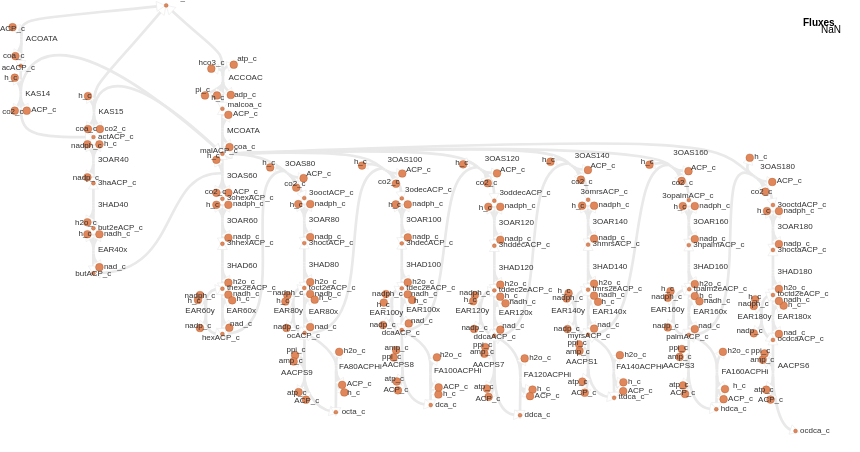

This figure's Vega-Lite source:
### Vega specification from a JSON file in a GitHub repository (floating-point values rounded to 4 significant figures; data arrays with more than 128 entries replaced by an {"elided": "..."} marker saying what was removed)
{"$schema": "https://vega.github.io/schema/vega/v5.json", "width": 860, "height": 452.5, "padding": 0, "autosize": "none", "signals": [{"name": "mapMaxX", "value": 800}, {"name": "mapMaxY", "value": 432.5}, {"name": "legendWidth", "value": 40}, {"name": "legendPadding", "value": 20}, {"name": "signalHeight", "value": 20}, {"name": "signalPadding", "value": 0}, {"name": "metaboliteStrokeWidthData", "value": 0.2998}, {"name": "reactionStrokeWidthData", "value": 2.698}, {"name": "arrowHeadStrokeWidthData", "value": 0.1499}, {"name": "metaboliteFill", "value": "#e0885c"}, {"name": "metaboliteStroke", "value": "#a34610"}, {"name": "metaboliteLightFill", "value": "#F0C4AE"}, {"name": "metaboliteLightStroke", "value": "#D1A388"}, {"name": "labelColor", "value": "#333333"}, {"name": "reverseArrowHeadStrokeColor", "value": "#E9E9E9"}, {"name": "reverseArrowHeadFillColor", "value": "#ffffff"}, {"name": "hiddenColor", "value": "#E9E9E9"}, {"name": "Metabolite_labels", "value": true, "bind": {"input": "checkbox"}}, {"name": "Reaction_labels", "value": true, "bind": {"input": "checkbox"}}, {"name": "mapMaxWidth", "update": "width - legendWidth - legendPadding"}, {"name": "mapMaxHeight", "update": "height - signalHeight - signalPadding"}, {"name": "mapSize", "update": "mapMaxX / mapMaxWidth >  mapMaxY / mapMaxHeight ? [mapMaxWidth, mapMaxWidth / mapMaxX * mapMaxY] : [mapMaxHeight / mapMaxY * mapMaxX, mapMaxHeight]"}, {"name": "mapWidth", "update": "mapSize[0]"}, {"name": "mapHeight", "update": "mapSize[1]"}, {"name": "mapX", "update": "(mapMaxWidth - mapWidth)/2"}, {"name": "mapY", "update": "(mapMaxHeight - mapHeight)/2"}, {"name": "xrange", "update": "[mapX, mapWidth + mapX]"}, {"name": "yrange", "update": "[mapY, mapHeight + mapY]"}, {"name": "down", "value": null, "on": [{"events": "touchend", "update": "null"}, {"events": "mousedown, touchstart", "update": "xy()"}]}, {"name": "xcur", "value": null, "on": [{"events": "mousedown, touchstart, touchend", "update": "slice(xdom)"}]}, {"name": "ycur", "value": null, "on": [{"events": "mousedown, touchstart, touchend", "update": "slice(ydom)"}]}, {"name": "delta", "value": [0, 0], "on": [{"events": [{"source": "window", "type": "mousemove", "consume": true, "between": [{"type": "mousedown"}, {"source": "window", "type": "mouseup"}]}, {"type": "touchmove", "consume": true, "filter": "event.touches.length === 1"}], "update": "down ? [down[0]-x(), down[1]-y()] : [0,0]"}]}, {"name": "anchor", "value": [0, 0], "on": [{"events": "wheel", "update": "[invert('positionXScale', x()), invert('positionYScale', y())]"}, {"events": {"type": "touchstart", "filter": "event.touches.length===2"}, "update": "[(xdom[0] + xdom[1]) / 2, (ydom[0] + ydom[1]) / 2]"}]}, {"name": "zoom", "value": 1, "on": [{"events": "wheel!", "force": true, "update": "pow(1.001, event.deltaY * pow(16, event.deltaMode))"}, {"events": {"signal": "dist2"}, "force": true, "update": "dist1 / dist2"}]}, {"name": "dist1", "value": 0, "on": [{"events": {"type": "touchstart", "filter": "event.touches.length===2"}, "update": "pinchDistance(event)"}, {"events": {"signal": "dist2"}, "update": "dist2"}]}, {"name": "dist2", "value": 0, "on": [{"events": {"type": "touchmove", "consume": true, "filter": "event.touches.length===2"}, "update": "pinchDistance(event)"}]}, {"name": "xdom", "update": "slice([0, mapMaxX])", "on": [{"events": {"signal": "delta"}, "update": "[xcur[0] + span(xcur) * delta[0] / mapWidth, xcur[1] + span(xcur) * delta[0] / mapWidth]"}, {"events": {"signal": "zoom"}, "update": "[anchor[0] + (xdom[0] - anchor[0]) * zoom, anchor[0] + (xdom[1] - anchor[0]) * zoom]"}]}, {"name": "ydom", "update": "slice([0, mapMaxY])", "on": [{"events": {"signal": "delta"}, "update": "[ycur[0] + span(ycur) * delta[1] / mapHeight, ycur[1] + span(ycur) * delta[1] / mapHeight]"}, {"events": {"signal": "zoom"}, "update": "[anchor[1] + (ydom[0] - anchor[1]) * zoom, anchor[1] + (ydom[1] - anchor[1]) * zoom]"}]}, {"name": "currentZoom", "update": "(xrange[1] - xrange[0]) / (xdom[1] - xdom[0])"}, {"name": "hover", "value": null, "on": [{"events": "*:mouseover", "update": "item().datum"}, {"events": "*:mouseout", "update": "null"}]}], "data": [{"name": "metabolites", "values": {"elided": "194 records"}}, {"name": "reactionSegmentCoordinates", "values": {"elided": "377 records"}}, {"name": "reactionArrowHeadCoordinates", "values": {"elided": "269 records"}}, {"name": "reactionLabels", "values": [{"id": "2076206", "biggId": "3OAR180", "x": 777.5, "y": 229.0, "reactionIds": [], "metaboliteIds": ["2077668", "2077667", "2077670", "2077669", "2077644"], "relatedMetaboliteIds": []}, {"id": "2076122", "biggId": "3OAS120", "x": 484.7, "y": 161.0, "reactionIds": [], "metaboliteIds": ["2077056", "2077058", "2076702", "2077057", "2077059", "2077048"], "relatedMetaboliteIds": []}, {"id": "2076077", "biggId": "3HAD80", "x": 308.8, "y": 267.1, "reactionIds": [], "metaboliteIds": ["2076760", "2076765", "2076764"], "relatedMetaboliteIds": []}, {"id": "2076120", "biggId": "3HAD100", "x": 406.3, "y": 267.4, "reactionIds": [], "metaboliteIds": ["2077038", "2077043", "2077044"], "relatedMetaboliteIds": []}, {"id": "2076071", "biggId": "3HAD60", "x": 226.9, "y": 267.7, "reactionIds": [], "metaboliteIds": ["2076721", "2076722", "2076714"], "relatedMetaboliteIds": []}, {"id": "2076070", "biggId": "3OAR60", "x": 226.9, "y": 222.8, "reactionIds": [], "metaboliteIds": ["2076716", "2076714", "2076706", "2076715", "2076717"], "relatedMetaboliteIds": []}, {"id": "2076073", "biggId": "3OAS80", "x": 285.0, "y": 165.6, "reactionIds": [], "metaboliteIds": ["2076735", "2076736", "2076729", "2076737", "2076734", "2076702"], "relatedMetaboliteIds": []}, {"id": "2076098", "biggId": "EAR40x", "x": 97.91, "y": 252.2, "reactionIds": [], "metaboliteIds": ["2076891", "2076669", "2076673", "2076893", "2076892"], "relatedMetaboliteIds": []}, {"id": "2076129", "biggId": "3OAR140", "x": 592.6, "y": 223.7, "reactionIds": [], "metaboliteIds": ["2077105", "2077101", "2077106", "2077108", "2077107"], "relatedMetaboliteIds": []}, {"id": "2076128", "biggId": "3OAS140", "x": 574.8, "y": 158.2, "reactionIds": [], "metaboliteIds": ["2077098", "2077100", "2077085", "2077101", "2077097", "2076702"], "relatedMetaboliteIds": []}, {"id": "2076101", "biggId": "EAR80x", "x": 308.8, "y": 313.9, "reactionIds": [], "metaboliteIds": ["2076765", "2076915", "2076912", "2076913", "2076914"], "relatedMetaboliteIds": []}, {"id": "2076100", "biggId": "KAS15", "x": 98.47, "y": 114.0, "reactionIds": [], "metaboliteIds": ["2076695", "2076906", "2076908", "2076905", "2076702", "2075382"], "relatedMetaboliteIds": []}, {"id": "2076208", "biggId": "EAR180x", "x": 777.5, "y": 319.0, "reactionIds": [], "metaboliteIds": ["2077680", "2077682", "2077679", "2077674", "2077681"], "relatedMetaboliteIds": []}, {"id": "2076209", "biggId": "EAR180y", "x": 737.6, "y": 319.0, "reactionIds": [], "metaboliteIds": ["2077687", "2077679", "2077689", "2077674", "2077688"], "relatedMetaboliteIds": []}, {"id": "2076185", "biggId": "EAR80y", "x": 273.7, "y": 313.3, "reactionIds": [], "metaboliteIds": ["2076765", "2076912", "2077504", "2077503", "2077506"], "relatedMetaboliteIds": []}, {"id": "2076184", "biggId": "EAR60y", "x": 185.3, "y": 312.7, "reactionIds": [], "metaboliteIds": ["2077497", "2076721", "2076729", "2077499", "2077498"], "relatedMetaboliteIds": []}, {"id": "2076076", "biggId": "3OAR80", "x": 308.8, "y": 222.1, "reactionIds": [], "metaboliteIds": ["2076760", "2076759", "2076734", "2076758", "2076757"], "relatedMetaboliteIds": []}, {"id": "2076127", "biggId": "3OAS160", "x": 673.4, "y": 155.3, "reactionIds": [], "metaboliteIds": ["2077090", "2077093", "2077092", "2077117", "2076702", "2077089"], "relatedMetaboliteIds": []}, {"id": "2076126", "biggId": "EAR120x", "x": 498.8, "y": 314.7, "reactionIds": [], "metaboliteIds": ["2077083", "2077085", "2077078", "2077084", "2077082"], "relatedMetaboliteIds": []}, {"id": "2076212", "biggId": "EAR160y", "x": 650.7, "y": 312.4, "reactionIds": [], "metaboliteIds": ["2077709", "2077132", "2077710", "2077708", "2077146"], "relatedMetaboliteIds": []}, {"id": "2076200", "biggId": "FA120ACPHi", "x": 523.9, "y": 376.9, "reactionIds": [], "metaboliteIds": ["2077622", "2077085", "2077621", "2077614", "2077623"], "relatedMetaboliteIds": []}, {"id": "2076061", "biggId": "ACCOAC", "x": 228.5, "y": 80.41, "reactionIds": [], "metaboliteIds": ["2076654", "2076656", "2076652", "2076655", "2076653", "2076657", "2075382"], "relatedMetaboliteIds": []}, {"id": "2076203", "biggId": "3OAS180", "x": 760.2, "y": 168.9, "reactionIds": [], "metaboliteIds": ["2077645", "2077646", "2077146", "2076702", "2077644", "2077648"], "relatedMetaboliteIds": []}, {"id": "2076124", "biggId": "3OAR120", "x": 498.8, "y": 224.8, "reactionIds": [], "metaboliteIds": ["2077073", "2077072", "2077071", "2077070", "2077058"], "relatedMetaboliteIds": []}, {"id": "2076099", "biggId": "EAR60x", "x": 226.6, "y": 312.7, "reactionIds": [], "metaboliteIds": ["2076899", "2076721", "2076729", "2076898", "2076897"], "relatedMetaboliteIds": []}, {"id": "2076201", "biggId": "AACPS1", "x": 566.1, "y": 364.5, "reactionIds": [], "metaboliteIds": ["2077629", "2077631", "2077117", "2077630", "2077632", "2077628"], "relatedMetaboliteIds": []}, {"id": "2076131", "biggId": "EAR140x", "x": 592.6, "y": 313.6, "reactionIds": [], "metaboliteIds": ["2077120", "2077118", "2077117", "2077119", "2077113"], "relatedMetaboliteIds": []}, {"id": "2076118", "biggId": "3OAS100", "x": 387.5, "y": 161.8, "reactionIds": [], "metaboliteIds": ["2077032", "2077031", "2076912", "2077029", "2076702", "2077028"], "relatedMetaboliteIds": []}, {"id": "2076133", "biggId": "3HAD160", "x": 693.3, "y": 269.1, "reactionIds": [], "metaboliteIds": ["2077127", "2077131", "2077132"], "relatedMetaboliteIds": []}, {"id": "2076066", "biggId": "3OAR40", "x": 97.91, "y": 162.3, "reactionIds": [], "metaboliteIds": ["2076686", "2076695", "2076688", "2076687", "2076680"], "relatedMetaboliteIds": []}, {"id": "2076153", "biggId": "FA160ACPHi", "x": 721.4, "y": 374.1, "reactionIds": [], "metaboliteIds": ["2077278", "2077276", "2077275", "2077146", "2077277"], "relatedMetaboliteIds": []}, {"id": "2076119", "biggId": "3OAR100", "x": 406.3, "y": 222.4, "reactionIds": [], "metaboliteIds": ["2077038", "2077037", "2077039", "2077036", "2077028"], "relatedMetaboliteIds": []}, {"id": "2076065", "biggId": "3HAD40", "x": 97.91, "y": 207.3, "reactionIds": [], "metaboliteIds": ["2076669", "2076680", "2076681"], "relatedMetaboliteIds": []}, {"id": "2076130", "biggId": "3HAD140", "x": 592.6, "y": 268.7, "reactionIds": [], "metaboliteIds": ["2077112", "2077108", "2077113"], "relatedMetaboliteIds": []}, {"id": "2076068", "biggId": "MCOATA", "x": 226.9, "y": 132.8, "reactionIds": [], "metaboliteIds": ["2076701", "2076652", "2076702", "2076700"], "relatedMetaboliteIds": []}, {"id": "2076069", "biggId": "3OAS60", "x": 226.9, "y": 177.8, "reactionIds": [], "metaboliteIds": ["2076708", "2076709", "2076673", "2076702", "2076710", "2076706"], "relatedMetaboliteIds": []}, {"id": "2076207", "biggId": "3HAD180", "x": 777.5, "y": 274.0, "reactionIds": [], "metaboliteIds": ["2077675", "2077667", "2077674"], "relatedMetaboliteIds": []}, {"id": "2076193", "biggId": "AACPS9", "x": 281.1, "y": 374.8, "reactionIds": [], "metaboliteIds": ["2077569", "2076912", "2077572", "2077571", "2077568", "2077570"], "relatedMetaboliteIds": []}, {"id": "2076190", "biggId": "KAS14", "x": 25.24, "y": 95.71, "reactionIds": [], "metaboliteIds": ["2076695", "2077547", "2077549", "2076702", "2077545", "2077541"], "relatedMetaboliteIds": []}, {"id": "2076191", "biggId": "ACOATA", "x": 25.86, "y": 41.11, "reactionIds": [], "metaboliteIds": ["2077541", "2077553", "2075382", "2077554"], "relatedMetaboliteIds": []}, {"id": "2076196", "biggId": "EAR100y", "x": 369.5, "y": 315.3, "reactionIds": [], "metaboliteIds": ["2077592", "2077593", "2077043", "2077594", "2077048"], "relatedMetaboliteIds": []}, {"id": "2076197", "biggId": "FA100ACPHi", "x": 434.1, "y": 372.6, "reactionIds": [], "metaboliteIds": ["2077601", "2077599", "2077587", "2077598", "2077048"], "relatedMetaboliteIds": []}, {"id": "2076194", "biggId": "FA80ACPHi", "x": 339.0, "y": 368.9, "reactionIds": [], "metaboliteIds": ["2077578", "2076912", "2077571", "2077577", "2077576"], "relatedMetaboliteIds": []}, {"id": "2076195", "biggId": "AACPS8", "x": 382.3, "y": 367.2, "reactionIds": [], "metaboliteIds": ["2077584", "2077583", "2077587", "2077585", "2077586", "2077048"], "relatedMetaboliteIds": []}, {"id": "2076210", "biggId": "AACPS6", "x": 777.8, "y": 368.2, "reactionIds": [], "metaboliteIds": ["2077693", "2077679", "2077694", "2077696", "2077695", "2077697"], "relatedMetaboliteIds": []}, {"id": "2076213", "biggId": "EAR140y", "x": 551.2, "y": 312.8, "reactionIds": [], "metaboliteIds": ["2077117", "2077716", "2077717", "2077715", "2077113"], "relatedMetaboliteIds": []}, {"id": "2076199", "biggId": "AACPS7", "x": 472.8, "y": 366.6, "reactionIds": [], "metaboliteIds": ["2077613", "2077085", "2077617", "2077614", "2077615", "2077616"], "relatedMetaboliteIds": []}, {"id": "2076214", "biggId": "EAR120y", "x": 455.4, "y": 313.5, "reactionIds": [], "metaboliteIds": ["2077085", "2077078", "2077724", "2077723", "2077722"], "relatedMetaboliteIds": []}, {"id": "2076135", "biggId": "EAR160x", "x": 693.3, "y": 314.0, "reactionIds": [], "metaboliteIds": ["2077132", "2077144", "2077146", "2077143", "2077145"], "relatedMetaboliteIds": []}, {"id": "2076202", "biggId": "FA140ACPHi", "x": 616.3, "y": 369.2, "reactionIds": [], "metaboliteIds": ["2077637", "2077117", "2077639", "2077632", "2077636"], "relatedMetaboliteIds": []}, {"id": "2076125", "biggId": "3HAD120", "x": 498.8, "y": 269.7, "reactionIds": [], "metaboliteIds": ["2077073", "2077078", "2077077"], "relatedMetaboliteIds": []}, {"id": "2076121", "biggId": "EAR100x", "x": 406.3, "y": 312.3, "reactionIds": [], "metaboliteIds": ["2077049", "2077050", "2077043", "2077051", "2077048"], "relatedMetaboliteIds": []}, {"id": "2076205", "biggId": "AACPS3", "x": 662.9, "y": 368.2, "reactionIds": [], "metaboliteIds": ["2077660", "2077661", "2077146", "2077659", "2077277", "2077662"], "relatedMetaboliteIds": []}, {"id": "2076132", "biggId": "3OAR160", "x": 693.3, "y": 224.1, "reactionIds": [], "metaboliteIds": ["2077125", "2077127", "2077124", "2077092", "2077126"], "relatedMetaboliteIds": []}]}, {"sedmlUri": ["simulation.sedml", "reaction_fluxes"], "name": "reactionFluxes"}, {"name": "metabolitesScaled", "source": "metabolites", "transform": [{"type": "formula", "expr": "datum.biggId + ': ' + datum.name", "as": "idName"}, {"type": "formula", "expr": "scale('positionXScale', datum.x)", "as": "xScaled"}, {"type": "formula", "expr": "scale('positionYScale', datum.y)", "as": "yScaled"}, {"type": "formula", "expr": "datum.size * currentZoom", "as": "sizeScaled"}, {"type": "formula", "expr": "metaboliteStrokeWidthData * currentZoom", "as": "strokeWidthScaled"}, {"type": "formula", "expr": "hover ? (hover.id == datum.id ? metaboliteFill : (indexof(hover.metaboliteIds, datum.id) >= 0 ? metaboliteFill : (indexof(hover.relatedMetaboliteIds, datum.id) >= 0 ? metaboliteLightFill : hiddenColor))) : metaboliteFill", "as": "fill"}, {"type": "formula", "expr": "hover ? (hover.id == datum.id ? metaboliteStroke : (indexof(hover.metaboliteIds, datum.id) >= 0 ? metaboliteStroke : (indexof(hover.relatedMetaboliteIds, datum.id) >= 0 ? metaboliteLightStroke : hiddenColor))) : metaboliteStroke", "as": "stroke"}]}, {"name": "metaboliteLabelsVisibleScaled", "source": "metabolites", "transform": [{"type": "filter", "expr": "Metabolite_labels"}, {"type": "formula", "expr": "scale('positionXScale', datum.labelX)", "as": "labelXScaled"}, {"type": "formula", "expr": "scale('positionYScale', datum.labelY)", "as": "labelYScaled"}, {"type": "formula", "expr": "8 * currentZoom", "as": "fontSizeScaled"}, {"type": "formula", "expr": "hover ? (hover.id == datum.id ? labelColor : (indexof(hover.metaboliteIds, datum.id) >= 0 ? labelColor : (indexof(hover.relatedMetaboliteIds, datum.id) >= 0 ? labelColor : hiddenColor))) : labelColor", "as": "fill"}]}, {"name": "reactionAbsFluxes", "source": "reactionFluxes", "transform": [{"type": "formula", "expr": "datum.values[0]", "as": "flux"}, {"type": "formula", "expr": "abs(datum.flux)", "as": "absFlux"}]}, {"name": "reactionSegmentPathsAndFluxesScaled", "source": "reactionSegmentCoordinates", "transform": [{"type": "lookup", "from": "reactionAbsFluxes", "key": "label", "fields": ["biggId"], "values": ["flux", "absFlux"], "as": ["flux", "absFlux"]}, {"type": "formula", "expr": "datum.biggId + ': ' + datum.name + ' (' + (datum.flux == 0 ? '0' : format(datum.flux / floor(log(datum.absFlux)/LN10), '.3') + ' x 10^' + toString(floor(log(datum.absFlux)/LN10))) + ')'", "as": "idNameFlux"}, {"type": "formula", "expr": "[datum.id]", "as": "reactionIds"}, {"type": "formula", "expr": "scale('positionXScale', datum.x0)", "as": "x0Scaled"}, {"type": "formula", "expr": "scale('positionYScale', datum.y0)", "as": "y0Scaled"}, {"type": "formula", "expr": "scale('positionXScale', datum.x1)", "as": "x1Scaled"}, {"type": "formula", "expr": "scale('positionYScale', datum.y1)", "as": "y1Scaled"}, {"type": "formula", "expr": "scale('positionXScale', datum.x2)", "as": "x2Scaled"}, {"type": "formula", "expr": "scale('positionYScale', datum.y2)", "as": "y2Scaled"}, {"type": "formula", "expr": "scale('positionXScale', datum.x3)", "as": "x3Scaled"}, {"type": "formula", "expr": "scale('positionYScale', datum.y3)", "as": "y3Scaled"}, {"type": "formula", "expr": "datum.type === 'line' ? ('M' + toString(datum.x0Scaled) + ',' + toString(datum.y0Scaled) + 'L' + toString(datum.x1Scaled) + ',' + toString(datum.y1Scaled)) : ('M' + toString(datum.x0Scaled) + ',' + toString(datum.y0Scaled) + 'C' + toString(datum.x1Scaled) + ',' + toString(datum.y1Scaled) + ' ' + toString(datum.x2Scaled) + ',' + toString(datum.y2Scaled) + ' ' + toString(datum.x3Scaled) + ',' + toString(datum.y3Scaled))", "as": "path"}, {"type": "formula", "expr": "reactionStrokeWidthData * currentZoom", "as": "strokeWidthScaled"}, {"type": "formula", "expr": "hover ? (hover.biggId == datum.biggId || indexof(hover.reactionIds, datum.id) >= 0 ? (datum.absFlux != null ? scale('reactionFluxColorScale', datum.absFlux) : hiddenColor) : hiddenColor) : (datum.absFlux != null ? scale('reactionFluxColorScale', datum.absFlux) : hiddenColor)", "as": "stroke"}]}, {"name": "reactionArrowHeadsAndFluxesScaled", "source": "reactionArrowHeadCoordinates", "transform": [{"type": "lookup", "from": "reactionAbsFluxes", "key": "biggId", "fields": ["biggId"], "values": ["flux", "absFlux"], "as": ["flux", "absFlux"]}, {"type": "formula", "expr": "datum.biggId + ': ' + datum.name + ' (' + (datum.flux == 0 ? '0' : format(datum.flux / floor(log(datum.absFlux)/LN10), '.3') + ' x 10^' + toString(floor(log(datum.absFlux)/LN10))) + ')'", "as": "idNameFlux"}, {"type": "formula", "expr": "[datum.id]", "as": "reactionIds"}, {"type": "formula", "expr": "scale('positionXScale', datum.x)", "as": "xScaled"}, {"type": "formula", "expr": "scale('positionYScale', datum.y)", "as": "yScaled"}, {"type": "formula", "expr": "100 * currentZoom", "as": "sizeScaled"}, {"type": "formula", "expr": "hover ? (hover.biggId == datum.biggId || indexof(hover.reactionIds, datum.id) >= 0 ? (((datum.start && datum.flux > 0) || (!datum.start && datum.flux < 0)) ? (datum.absFlux != null ? scale('reactionFluxColorScale', datum.absFlux) : hiddenColor) : reverseArrowHeadFillColor) : hiddenColor) : (((datum.start && datum.flux > 0) || (!datum.start && datum.flux < 0)) ? (datum.absFlux != null ? scale('reactionFluxColorScale', datum.absFlux) : hiddenColor) : reverseArrowHeadFillColor)", "as": "fill"}, {"type": "formula", "expr": "hover ? (hover.biggId == datum.biggId || indexof(hover.reactionIds, datum.id) >= 0 ? (((datum.start && datum.flux > 0) || (!datum.start && datum.flux < 0)) ? null : reverseArrowHeadStrokeColor) : reverseArrowHeadStrokeColor) : (((datum.start && datum.flux > 0) || (!datum.start && datum.flux < 0)) ? null : reverseArrowHeadStrokeColor)", "as": "stroke"}, {"type": "formula", "expr": "arrowHeadStrokeWidthData * 4 * currentZoom", "as": "strokeWidthScaled"}]}, {"name": "reactionLabelsVisibleScaled", "source": "reactionLabels", "transform": [{"type": "filter", "expr": "Reaction_labels"}, {"type": "formula", "expr": "scale('positionXScale', datum.x)", "as": "xScaled"}, {"type": "formula", "expr": "scale('positionYScale', datum.y)", "as": "yScaled"}, {"type": "formula", "expr": "8 * currentZoom", "as": "fontSizeScaled"}, {"type": "formula", "expr": "hover ? (hover.biggId == datum.biggId || indexof(hover.reactionIds, datum.id) >= 0 ? labelColor : hiddenColor) : labelColor", "as": "fill"}]}], "scales": [{"name": "positionXScale", "type": "linear", "domain": {"signal": "xdom"}, "range": {"signal": "xrange"}, "zero": false}, {"name": "positionYScale", "type": "linear", "domain": {"signal": "ydom"}, "range": {"signal": "yrange"}, "zero": false}, {"name": "reactionFluxColorScale", "type": "quantize", "domain": {"data": "reactionAbsFluxes", "field": "absFlux"}, "range": {"scheme": "viridis", "count": 100}}], "marks": [{"name": "Reactions", "type": "path", "from": {"data": "reactionSegmentPathsAndFluxesScaled"}, "encode": {"enter": {"tooltip": {"field": "idNameFlux"}}, "update": {"path": {"field": "path"}, "stroke": {"field": "stroke"}, "strokeWidth": {"field": "strokeWidthScaled"}}}}, {"name": "ReactionsArrowHeads", "type": "symbol", "from": {"data": "reactionArrowHeadsAndFluxesScaled"}, "encode": {"enter": {"shape": {"value": "triangle"}, "angle": {"field": "angle"}, "tooltip": {"field": "idNameFlux"}}, "update": {"x": {"field": "xScaled"}, "y": {"field": "yScaled"}, "size": {"field": "sizeScaled"}, "fill": {"field": "fill"}, "stroke": {"field": "stroke"}, "strokeWidth": {"field": "strokeWidthScaled"}}}}, {"name": "Metabolites", "type": "symbol", "from": {"data": "metabolitesScaled"}, "interactive": true, "encode": {"enter": {"shape": {"value": "circle"}, "tooltip": {"field": "idName"}}, "update": {"xc": {"field": "xScaled"}, "yc": {"field": "yScaled"}, "size": {"field": "sizeScaled"}, "fill": {"field": "fill"}, "stroke": {"field": "stroke"}, "strokeWidth": {"field": "strokeWidthScaled"}}}}, {"name": "Metabolites labels", "type": "text", "from": {"data": "metaboliteLabelsVisibleScaled"}, "encode": {"enter": {"text": {"field": "biggId"}, "align": {"value": "left"}}, "update": {"x": {"field": "labelXScaled"}, "y": {"field": "labelYScaled"}, "fontSize": {"field": "fontSizeScaled"}, "fill": {"field": "fill"}}}}, {"name": "Reaction labels", "type": "text", "from": {"data": "reactionLabelsVisibleScaled"}, "encode": {"enter": {"text": {"field": "biggId"}, "align": {"value": "left"}}, "update": {"x": {"field": "xScaled"}, "y": {"field": "yScaled"}, "fontSize": {"field": "fontSizeScaled"}, "fill": {"field": "fill"}}}}], "legends": [{"fill": "reactionFluxColorScale", "type": "gradient", "title": "Fluxes", "titleFontSize": 10, "titlePadding": 2, "titleAlign": "left", "orient": "top-right", "direction": "vertical"}]}
